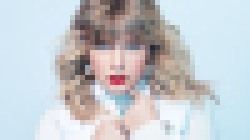
#> input picture images/taylor_very_small.jpg, 50 x 28 px (shown 5 times larger)
$ jupyter execute 'Question 7.ipynb'
#> lines starting #> are read from the running program, lines starting #| are printed output that depends on the picture; long printed decimals are rounded
[cell 1]
import os
import numpy as np
import cv2
import matplotlib.pyplot as plt

[cell 2]
def zoom_image(img: np.ndarray, s: float, method: str = "nearest") -> np.ndarray:
    if not (0.0 < s <= 10.0):
        raise ValueError("s must be in (0, 10].")
    if method not in ("nearest", "bilinear"):
        raise ValueError("method must be 'nearest' or 'bilinear'.")
    if img.dtype != np.uint8:
        raise TypeError("Expected uint8 image.")

    if img.ndim == 2:
        h, w = img.shape
        single = True
        im = img[..., np.newaxis]
    else:
        h, w, c = img.shape
        single = False
        im = img

    oh = max(1, int(round(h * s)))
    ow = max(1, int(round(w * s)))

    xs = np.linspace(0, w - 1, ow, dtype=np.float64)
    ys = np.linspace(0, h - 1, oh, dtype=np.float64)
    xi, yi = np.meshgrid(xs, ys)

    if method == "nearest":
        xc = np.clip(np.round(xi), 0, w - 1).astype(np.intp)
        yc = np.clip(np.round(yi), 0, h - 1).astype(np.intp)
        out = im[yc, xc]
    else:
        x0 = np.floor(xi).astype(np.intp)
        y0 = np.floor(yi).astype(np.intp)
        x1 = np.minimum(x0 + 1, w - 1)
        y1 = np.minimum(y0 + 1, h - 1)
        wx = (xi - x0)[..., np.newaxis]
        wy = (yi - y0)[..., np.newaxis]
        Ia = im[y0, x0].astype(np.float64)
        Ib = im[y0, x1].astype(np.float64)
        Ic = im[y1, x0].astype(np.float64)
        Id = im[y1, x1].astype(np.float64)
        out = (1.0 - wx) * (1.0 - wy) * Ia + wx * (1.0 - wy) * Ib
        out += (1.0 - wx) * wy * Ic + wx * wy * Id
        out = np.clip(np.round(out), 0, 255).astype(np.uint8)

    if single:
        return out[..., 0]
    return out


def normalized_ssd(a: np.ndarray, b: np.ndarray) -> tuple[float, float]:
    """Return (mse, nmse) with NMSE = MSE / (var(b) + eps), b = reference."""
    a = a.astype(np.float64) / 255.0
    b = b.astype(np.float64) / 255.0
    mse = float(np.mean((a - b) ** 2))
    v = float(np.var(b))
    nmse = mse / (v + 1e-8)
    return mse, nmse

[cell 3]
small_path = "images/taylor_very_small.jpg"
small = cv2.imread(small_path)
#> small is the input picture: shape (28, 50, 3); mean B, G, R 205.9, 201.8, 197.5
if small is None:
    raise FileNotFoundError(small_path)

h, w = small.shape[:2]
#> h = 28; w = 50
S = 4  # upscale factor to build reference and test

# Optional: true large original if you add it to images/
candidates = [
    "images/taylor.jpg",
    "images/taylor_large.jpg",
    "images/taylor_original.jpg",
]
large_ref = None
for p in candidates:
    if os.path.isfile(p):
        large_ref = cv2.imread(p)
        if large_ref is not None and large_ref.shape[0] >= h and large_ref.shape[1] >= w:
            print("Using ground-truth large image:", p)
            break
        large_ref = None

if large_ref is None:
    # Synthetic pair: high-res reference, area-downsampled small (same scene as taylor)
    oh, ow = int(round(h * S)), int(round(w * S))
#> oh = 112; ow = 200
    large_ref = cv2.resize(small, (ow, oh), interpolation=cv2.INTER_LANCZOS4)
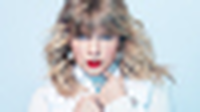
#> large_ref: shape (112, 200, 3); mean B, G, R 205.9, 201.8, 197.5
    small_ds = cv2.resize(large_ref, (w, h), interpolation=cv2.INTER_AREA)
    print(
        "No separate large Taylor file found — using synthetic reference:",
        "LANCZOS4 upscale then AREA downscale; comparing zoom(small_ds) to large_ref.",
    )
    compare_small = small_ds
else:
    Lh, Lw = large_ref.shape[:2]
    S = float(min(Lw / w, Lh / h))
    tw, th = int(round(w * S)), int(round(h * S))
    large_ref = cv2.resize(large_ref, (tw, th), interpolation=cv2.INTER_AREA)
    compare_small = small
    print(f"Using file ground truth; effective scale S ≈ {S:.4f}")

up_nn = zoom_image(compare_small, S, method="nearest")
up_bl = zoom_image(compare_small, S, method="bilinear")
#> call 2 of zoom_image, with s = 4, method = 'bilinear'
#> in zoom_image (call 2), `x0 = np.floor(xi).astype(np.intp)`:
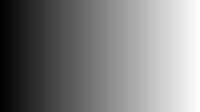
#> xi: shape (112, 200) float64; min 0, max 49, mean 24.5; drawn with min black and max white
#> in zoom_image (call 2), `y0 = np.floor(yi).astype(np.intp)`:
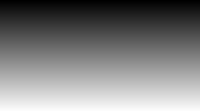
#> yi: shape (112, 200) float64; min 0, max 27, mean 13.5; drawn with min black and max white
#> in zoom_image (call 2), `Ia = im[y0, x0].astype(np.float64)`:
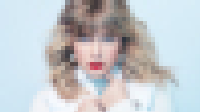
#> Ia: shape (112, 200, 3) float64; mean B, G, R 203.9, 200, 196.2
#> in zoom_image (call 2), `Ib = im[y0, x1].astype(np.float64)`:
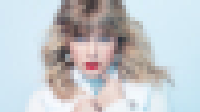
#> Ib: shape (112, 200, 3) float64; mean B, G, R 204, 200, 196.2
#> in zoom_image (call 2), `Ic = im[y1, x0].astype(np.float64)`:
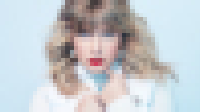
#> Ic: shape (112, 200, 3) float64; mean B, G, R 205.3, 201.3, 197.6
#> in zoom_image (call 2), `Id = im[y1, x1].astype(np.float64)`:
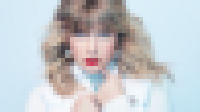
#> Id: shape (112, 200, 3) float64; mean B, G, R 205.3, 201.4, 197.6
#> in zoom_image (call 2), `out = (1.0 - wx) * (1.0 - wy) * Ia + wx * (1.0 - wy) * Ib`:
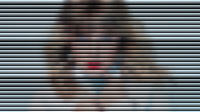
#> out: shape (112, 200, 3) float64; mean B, G, R 105.9, 103.8, 101.8
#> in zoom_image (call 2), `out += (1.0 - wx) * wy * Ic + wx * wy * Id`:
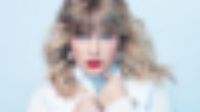
#> out: shape (112, 200, 3) float64; mean B, G, R 204.9, 200.9, 197.1

if up_nn.shape[:2] != large_ref.shape[:2]:
    large_ref = cv2.resize(large_ref, (up_bl.shape[1], up_bl.shape[0]), interpolation=cv2.INTER_LINEAR)

mse_nn, nmse_nn = normalized_ssd(up_nn, large_ref)
#> in normalized_ssd, `mse = float(np.mean((a - b) ** 2))`: mse = 0.00134
#> in normalized_ssd, `v = float(np.var(b))`: v = 0.0326
#> in normalized_ssd, `nmse = mse / (v + 1e-8)`: nmse = 0.0413
#> mse_nn = 0.00134; nmse_nn = 0.0413
mse_bl, nmse_bl = normalized_ssd(up_bl, large_ref)
#> mse_bl = 0.000713; nmse_bl = 0.0219

print(f"Output size from zoom: {up_bl.shape[1]} x {up_bl.shape[0]} (scale S={S})")
#| Output size from zoom: 200 x 112 (scale S=4)
print(f"Nearest-neighbor  — MSE: {mse_nn:.6f},  normalized SSD (MSE/var): {nmse_nn:.6f}")
#| Nearest-neighbor  — MSE: 0.001345,  normalized SSD (MSE/var): 0.04127
print(f"Bilinear          — MSE: {mse_bl:.6f},  normalized SSD (MSE/var): {nmse_bl:.6f}")
#| Bilinear          — MSE: 0.000713,  normalized SSD (MSE/var): 0.02188

fig, axes = plt.subplots(1, 3, figsize=(12, 4))
axes[0].imshow(cv2.cvtColor(compare_small, cv2.COLOR_BGR2RGB))
axes[0].set_title("Input (small)")
axes[1].imshow(cv2.cvtColor(up_nn, cv2.COLOR_BGR2RGB))
axes[1].set_title(f"(a) Nearest (S={S})")
axes[2].imshow(cv2.cvtColor(up_bl, cv2.COLOR_BGR2RGB))
axes[2].set_title(f"(b) Bilinear (S={S})")
for ax in axes:
    ax.axis("off")
plt.tight_layout()
plt.show()
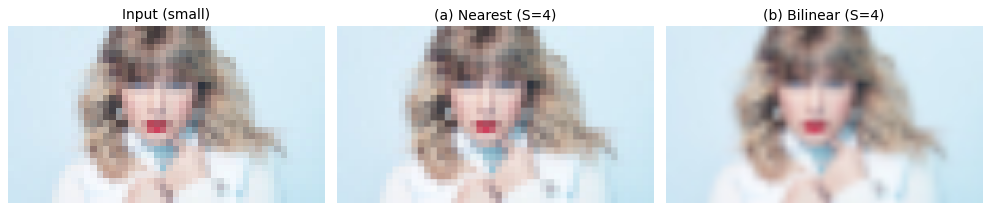
#> figure drawn by matplotlib, 3 panels

# Extra: zoom the actual `sapphire.jpg` (SSD test above may use downscaled version)
S_viz = 4
viz_nn = zoom_image(small, S_viz, method="nearest")
viz_bl = zoom_image(small, S_viz, method="bilinear")
fig2, ax2 = plt.subplots(1, 3, figsize=(12, 4))
ax2[0].imshow(cv2.cvtColor(small, cv2.COLOR_BGR2RGB))
ax2[0].set_title("sapphire.jpg")
ax2[1].imshow(cv2.cvtColor(viz_nn, cv2.COLOR_BGR2RGB))
ax2[1].set_title(f"(a) Nearest ×{S_viz}")
ax2[2].imshow(cv2.cvtColor(viz_bl, cv2.COLOR_BGR2RGB))
ax2[2].set_title(f"(b) Bilinear ×{S_viz}")
for ax in ax2:
    ax.axis("off")
plt.tight_layout()
plt.show()

# Quick sanity: bilinear vs OpenCV linear resize (should be very close)
cv_lin = cv2.resize(compare_small, (up_bl.shape[1], up_bl.shape[0]), interpolation=cv2.INTER_LINEAR)
mse_cv, _ = normalized_ssd(up_bl, cv_lin)
#> mse_cv = 0.000192
print(f"MSE(our bilinear, cv2.INTER_LINEAR): {mse_cv:.8f}  (sanity check)")
#| MSE(our bilinear, cv2.INTER_LINEAR): 0.0001922  (sanity check)
